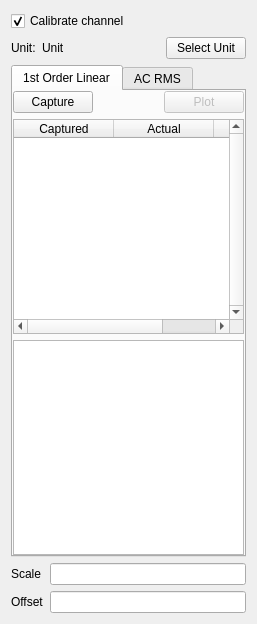
<?xml version="1.0" encoding="UTF-8"?>
<ui version="4.0">
 <class>CalibrationChannel</class>
 <widget class="QWidget" name="CalibrationChannel">
  <property name="geometry">
   <rect>
    <x>0</x>
    <y>0</y>
    <width>257</width>
    <height>624</height>
   </rect>
  </property>
  <layout class="QVBoxLayout" name="verticalLayout">
   <item>
    <widget class="QCheckBox" name="calibrationEnabled">
     <property name="text">
      <string>Calibrate channel</string>
     </property>
     <property name="checked">
      <bool>true</bool>
     </property>
    </widget>
   </item>
   <item>
    <layout class="QHBoxLayout" name="horizontalLayout_3">
     <item>
      <widget class="QLabel" name="unitLabel">
       <property name="text">
        <string>Unit:</string>
       </property>
      </widget>
     </item>
     <item>
      <widget class="QLabel" name="unit">
       <property name="text">
        <string>Unit</string>
       </property>
      </widget>
     </item>
     <item>
      <spacer name="horizontalSpacer">
       <property name="orientation">
        <enum>Qt::Horizontal</enum>
       </property>
       <property name="sizeHint" stdset="0">
        <size>
         <width>0</width>
         <height>0</height>
        </size>
       </property>
      </spacer>
     </item>
     <item>
      <widget class="QPushButton" name="selectUnit">
       <property name="text">
        <string>Select Unit</string>
       </property>
      </widget>
     </item>
    </layout>
   </item>
   <item>
    <widget class="QTabWidget" name="tabWidget">
     <property name="currentIndex">
      <number>0</number>
     </property>
     <widget class="QWidget" name="linearPage">
      <attribute name="title">
       <string>1st Order Linear</string>
      </attribute>
      <layout class="QVBoxLayout" name="verticalLayout_2">
       <property name="leftMargin">
        <number>0</number>
       </property>
       <property name="topMargin">
        <number>0</number>
       </property>
       <property name="rightMargin">
        <number>0</number>
       </property>
       <property name="bottomMargin">
        <number>0</number>
       </property>
       <item>
        <layout class="QHBoxLayout" name="horizontalLayout_5">
         <item>
          <widget class="QPushButton" name="linearCapture">
           <property name="text">
            <string>Capture</string>
           </property>
          </widget>
         </item>
         <item>
          <spacer name="horizontalSpacer_6">
           <property name="orientation">
            <enum>Qt::Horizontal</enum>
           </property>
           <property name="sizeHint" stdset="0">
            <size>
             <width>0</width>
             <height>0</height>
            </size>
           </property>
          </spacer>
         </item>
         <item>
          <widget class="QPushButton" name="plotButton">
           <property name="enabled">
            <bool>false</bool>
           </property>
           <property name="text">
            <string>Plot</string>
           </property>
          </widget>
         </item>
        </layout>
       </item>
       <item>
        <widget class="QTableWidget" name="linearTable">
         <property name="verticalScrollBarPolicy">
          <enum>Qt::ScrollBarAlwaysOn</enum>
         </property>
         <property name="selectionMode">
          <enum>QAbstractItemView::NoSelection</enum>
         </property>
         <property name="horizontalScrollMode">
          <enum>QAbstractItemView::ScrollPerPixel</enum>
         </property>
         <column>
          <property name="text">
           <string>Captured</string>
          </property>
         </column>
         <column>
          <property name="text">
           <string>Actual</string>
          </property>
         </column>
         <column>
          <property name="text">
           <string>Delete</string>
          </property>
         </column>
        </widget>
       </item>
       <item>
        <widget class="PlotWidget" name="graphicsView"/>
       </item>
      </layout>
     </widget>
     <widget class="QWidget" name="acPage">
      <attribute name="title">
       <string>AC RMS</string>
      </attribute>
      <layout class="QFormLayout" name="formLayout">
       <property name="leftMargin">
        <number>0</number>
       </property>
       <property name="topMargin">
        <number>0</number>
       </property>
       <property name="rightMargin">
        <number>0</number>
       </property>
       <property name="bottomMargin">
        <number>0</number>
       </property>
       <item row="1" column="0">
        <widget class="QLabel" name="capturedMagnitudeLabel">
         <property name="text">
          <string>Captured RMS Magnitude</string>
         </property>
        </widget>
       </item>
       <item row="2" column="0">
        <widget class="QLabel" name="capturedOffsetLabel">
         <property name="text">
          <string>Captured DC Offset</string>
         </property>
        </widget>
       </item>
       <item row="3" column="0">
        <widget class="QLabel" name="actualMagnitudeLabel">
         <property name="text">
          <string>Actual RMS Magnitude</string>
         </property>
        </widget>
       </item>
       <item row="4" column="0">
        <widget class="QLabel" name="actualOffsetLabel">
         <property name="text">
          <string>Actual DC Offset</string>
         </property>
        </widget>
       </item>
       <item row="1" column="1">
        <widget class="UnitFormatterDoubleSpinBox" name="capturedMagnitude">
         <property name="value">
          <double>1.000000000000000</double>
         </property>
        </widget>
       </item>
       <item row="3" column="1">
        <widget class="UnitFormatterDoubleSpinBox" name="actualMagnitude">
         <property name="value">
          <double>1.000000000000000</double>
         </property>
        </widget>
       </item>
       <item row="2" column="1">
        <widget class="UnitFormatterDoubleSpinBox" name="capturedOffset"/>
       </item>
       <item row="4" column="1">
        <widget class="UnitFormatterDoubleSpinBox" name="actualOffset"/>
       </item>
       <item row="0" column="0" colspan="2">
        <layout class="QHBoxLayout" name="horizontalLayout_4">
         <item>
          <widget class="QPushButton" name="acCapture">
           <property name="text">
            <string>Capture</string>
           </property>
          </widget>
         </item>
         <item>
          <spacer name="horizontalSpacer_2">
           <property name="orientation">
            <enum>Qt::Horizontal</enum>
           </property>
           <property name="sizeHint" stdset="0">
            <size>
             <width>0</width>
             <height>0</height>
            </size>
           </property>
          </spacer>
         </item>
        </layout>
       </item>
      </layout>
     </widget>
    </widget>
   </item>
   <item>
    <layout class="QFormLayout" name="scaleOffsetLayout">
     <item row="0" column="0">
      <widget class="QLabel" name="scaleLabel">
       <property name="text">
        <string>Scale</string>
       </property>
      </widget>
     </item>
     <item row="0" column="1">
      <widget class="QLineEdit" name="scale">
       <property name="readOnly">
        <bool>true</bool>
       </property>
      </widget>
     </item>
     <item row="1" column="1">
      <widget class="QLineEdit" name="offset">
       <property name="readOnly">
        <bool>true</bool>
       </property>
      </widget>
     </item>
     <item row="1" column="0">
      <widget class="QLabel" name="offsetLabel">
       <property name="text">
        <string>Offset</string>
       </property>
      </widget>
     </item>
    </layout>
   </item>
  </layout>
 </widget>
 <customwidgets>
  <customwidget>
   <class>UnitFormatterDoubleSpinBox</class>
   <extends>QDoubleSpinBox</extends>
   <header>hyperborea.unit_formatter_spinbox</header>
  </customwidget>
  <customwidget>
   <class>PlotWidget</class>
   <extends>QGraphicsView</extends>
   <header>pyqtgraph</header>
  </customwidget>
 </customwidgets>
 <tabstops>
  <tabstop>calibrationEnabled</tabstop>
  <tabstop>selectUnit</tabstop>
  <tabstop>acCapture</tabstop>
  <tabstop>capturedMagnitude</tabstop>
  <tabstop>capturedOffset</tabstop>
  <tabstop>actualMagnitude</tabstop>
  <tabstop>actualOffset</tabstop>
  <tabstop>linearCapture</tabstop>
  <tabstop>linearTable</tabstop>
  <tabstop>scale</tabstop>
 </tabstops>
 <resources/>
 <connections/>
</ui>
